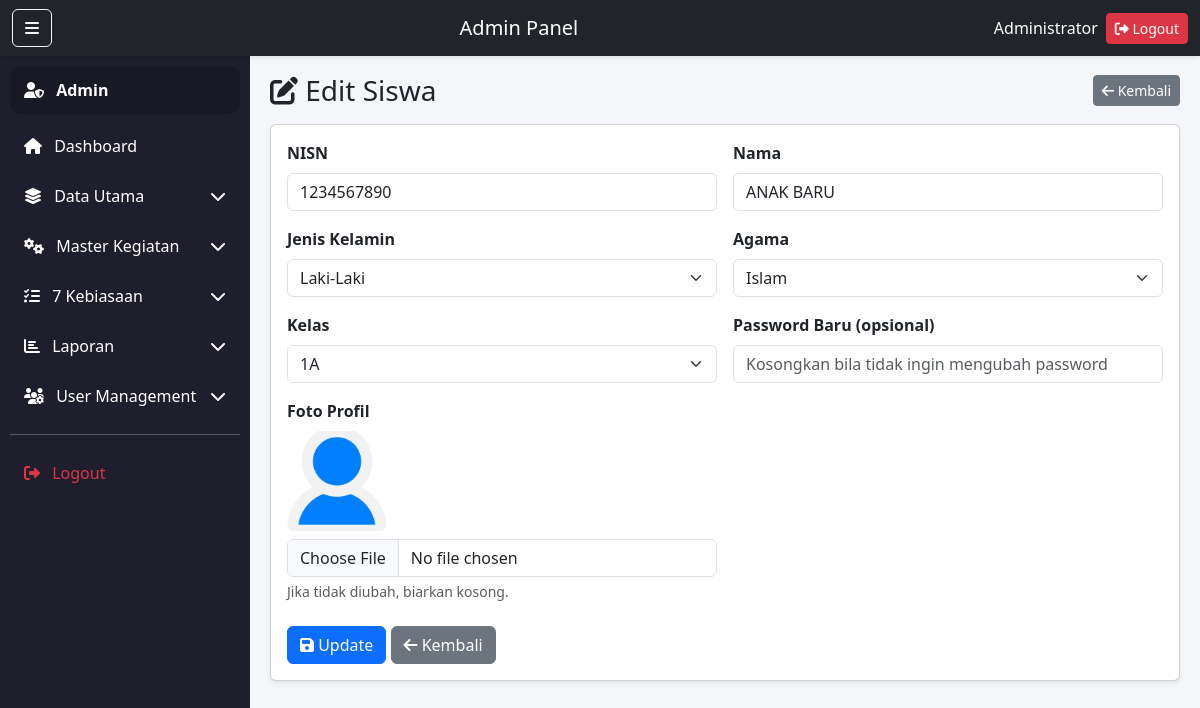
Screenshot of /admin/siswa_edit.php?id=6 (signed in) with the database file from the repository.
### tables this page shows
CREATE TABLE `siswa` (
  `id` int NOT NULL,
  `nisn` varchar(20) NOT NULL,
  `nama` varchar(100) NOT NULL,
  `jenis_kelamin` enum('L','P') NOT NULL,
  `agama` varchar(50) NOT NULL,
  `id_kelas` int NOT NULL,
  `password` varchar(255) NOT NULL,
  `foto` varchar(255) NOT NULL DEFAULT 'default.png',
  `created_at` timestamp NULL DEFAULT CURRENT_TIMESTAMP
);

CREATE TABLE `kelas` (
  `id` int NOT NULL,
  `nama_kelas` varchar(50) NOT NULL,
  `id_guru_wali` int DEFAULT NULL
);

### admin/siswa_edit.php (the view, shortened to what this page needs)
<?php
require '../config.php';
$id = (int)($_GET['id'] ?? 0);
$q = $conn->prepare("SELECT * FROM siswa WHERE id=? LIMIT 1");
$q->bind_param("i", $id);
$q->execute();
$data = $q->get_result()->fetch_assoc();
$kelasList = $conn->query("SELECT * FROM kelas ORDER BY nama_kelas ASC");
include 'layout/header.php';
include 'layout/sidebar.php';
?>
<div class="content">
    <div class="d-flex justify-content-between align-items-center mb-3">
        <h3 class="mb-0"><i class="fas fa-edit"></i> Edit Siswa</h3>
        <a href="siswa.php" class="btn btn-secondary btn-sm">
            <i class="fas fa-arrow-left"></i> Kembali
        </a>
    </div>
    <div class="card shadow-sm">
        <div class="card-body">
            <form method="POST" enctype="multipart/form-data">
                <div class="row g-3">
                    <div class="col-md-6">
                        <label class="form-label"><b>NISN</b></label>
                        <input type="text" name="nisn" value="<?= htmlspecialchars($data['nisn']) ?>" class="form-control" required>
                    </div>
                    <div class="col-md-6">
                        <label class="form-label"><b>Nama</b></label>
                        <input type="text" name="nama" value="<?= htmlspecialchars($data['nama']) ?>" class="form-control" required>
                    </div>
                    <div class="col-md-6">
                        <label class="form-label"><b>Jenis Kelamin</b></label>
                        <select name="jk" class="form-select">
                            <option value="L" <?= ($data['jenis_kelamin']=='L'?'selected':'') ?>>Laki-Laki</option>
                        </select>
                    </div>
                    <div class="col-md-6">
                        <label class="form-label"><b>Agama</b></label>
                        <select name="agama" class="form-select">
                            <?php
                            $ags = ["Islam","Kristen","Katolik","Hindu","Budha","Konghucu"];
                            foreach ($ags as $a):
                                $sel = ($data['agama'] == $a) ? 'selected' : '';
                            ?>
                                <option value="<?= htmlspecialchars($a) ?>" <?= $sel ?>>
                                    <?= htmlspecialchars($a) ?>
                                </option>
                            <?php endforeach; ?>
                        </select>
                    </div>
                    <div class="col-md-6">
                        <label class="form-label"><b>Kelas</b></label>
                        <select name="id_kelas" class="form-select" required>
                            <?php while($k = $kelasList->fetch_assoc()): ?>
                                <option value="<?= (int)$k['id'] ?>" <?= ((int)$data['id_kelas']==(int)$k['id']?'selected':'') ?>>
                                    <?= htmlspecialchars($k['nama_kelas']) ?>
                                </option>
                            <?php endwhile; ?>
                        </select>
                    </div>
                    <div class="col-md-6">
                        <label class="form-label"><b>Password Baru (opsional)</b></label>
                        <input type="password" name="password" class="form-control" placeholder="Kosongkan bila tidak ingin mengubah password">
                    </div>
                    <div class="col-md-6">
                        <label class="form-label"><b>Foto Profil</b></label><br>
                        <img src="../uploads/siswa/<?= htmlspecialchars($data['foto']) ?>"
                             style="width:100px;height:100px;object-fit:cover;border-radius:8px;">
                        <input type="file" name="foto" class="form-control mt-2" accept="image/*">
                        <div class="form-text">Jika tidak diubah, biarkan kosong.</div>
                    </div>
                </div>
                <div class="mt-4">
                    <button class="btn btn-primary">
                        <i class="fas fa-save"></i> Update
                    </button>
                    <a href="siswa.php" class="btn btn-secondary">
                        <i class="fas fa-arrow-left"></i> Kembali
                    </a>
                </div>
            </form>
        </div>
    </div>
</div>
<?php include 'layout/footer.php'; ?>

### admin/layout/header.php (style rules this page uses)
:root { --sbw: 250px; --navh: 56px; --bg: #f5f6fa; --sb: #1e1e2d; --sbHover: #34344a; }
html, body { height: 100%; }
body { background: var(--bg); overflow-x: hidden; }
.content { margin-left: var(--sbw); padding: calc(var(--navh) + 18px) 20px 20px 20px; position: relative; z-index: 1; max-width: 100%; }

### rows the page displays
siswa: nisn "1234567890", nama "ANAK BARU", jk "Laki-Laki", id_kelas "1A", foto (placeholder picture)

### other values shown
$_SESSION['nama'] "Administrator"
form field agama "Islam"
